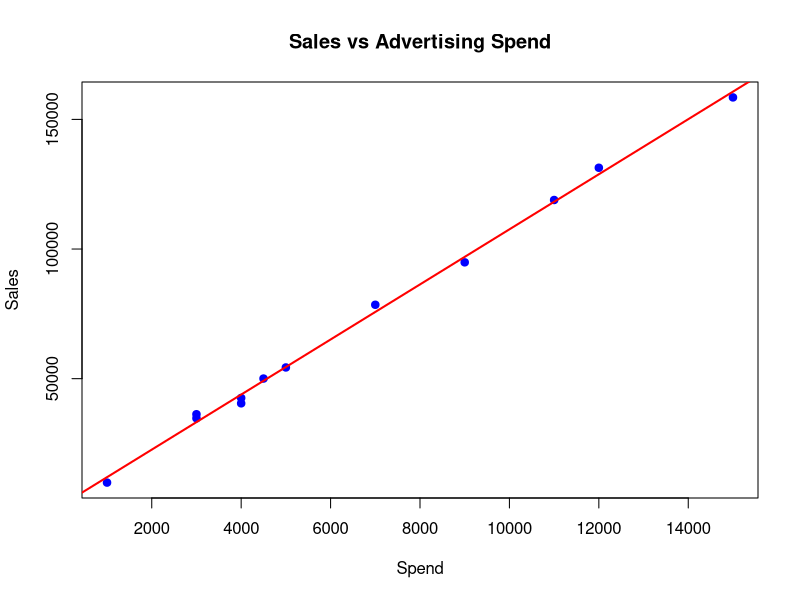

This figure's R source:
# Program 19: Regression model on an advertising dataset (Sales ~ Spend) and predict Sales

advertising <- data.frame(
  Spend = c(1000, 4000, 5000, 4500, 3000, 4000, 9000, 11000, 15000, 12000, 7000, 3000),
  Sales = c(9914, 40487, 54324, 50044, 34719, 42551, 94871, 118914, 158484, 131348, 78504, 36284)
)
print(advertising)

# Build the linear regression model
model <- lm(Sales ~ Spend, data = advertising)
summary(model)
coef(model)

# Predict Sales for new advertising spend values
new_spend <- data.frame(Spend = c(2000, 6000, 10000, 20000))
new_spend$Predicted_Sales <- round(predict(model, new_spend), 2)
print(new_spend)

# Plot with regression line
plot(advertising$Spend, advertising$Sales, pch = 19, col = "blue",
     main = "Sales vs Advertising Spend", xlab = "Spend", ylab = "Sales")
abline(model, col = "red", lwd = 2)
